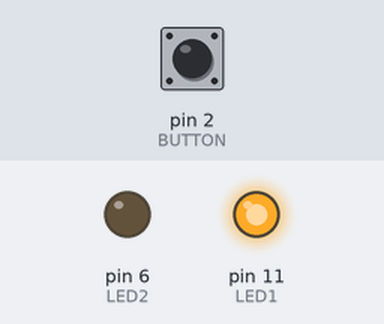
Simulated run of this sketch. Board: Arduino Uno, built with avr-gcc and run on an emulated ATmega328P. Parts: output pins drawn as LEDs (lit = HIGH). Dashed ring = blinking. Inputs (shaded band) come from the test bench; at power-on: pin 2 (BUTTON) HIGH.

Above: at 1.2 s.
1.3 s: pin 2 (BUTTON) pulled LOW for 0.15 s
At 1.62 s:
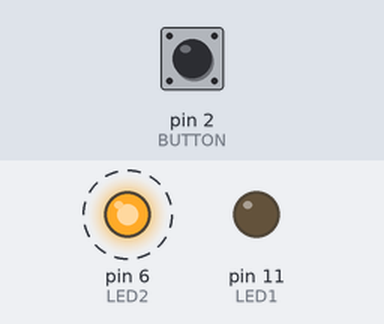
4.3 s: pin 2 (BUTTON) pulled LOW for 1 s
At 5.9 s:
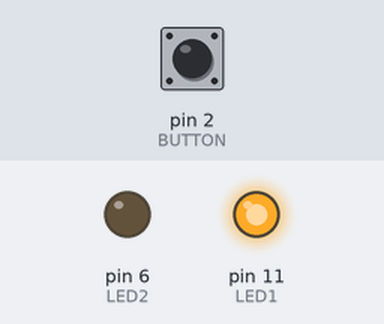
6.8 s: pin 2 (BUTTON) pulled LOW for 3.2 s
At 10.42 s:
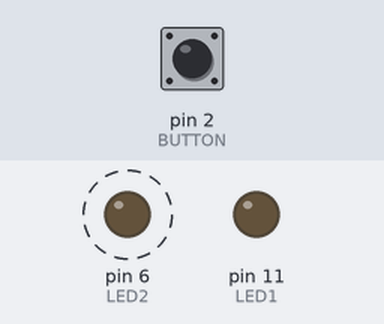
Timing chart, 0 to 18.7 s (numbered marks = the images above; inputs shaded):
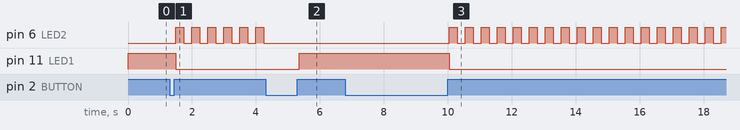

Measured:
- after the input at 1.3 s, pin 6 (LED2): alternates HIGH for 0.25 s and LOW for 0.25 s, starting after 0.20 s; pin 11 (LED1): HIGH → LOW after 0.20 s
- after the input at 4.3 s, pin 6 (LED2): stops changing and stays LOW; pin 11 (LED1): LOW → HIGH after 1.1 s
- after the input at 6.8 s, pin 6 (LED2): alternates HIGH for 0.25 s and LOW for 0.25 s, starting after 3.3 s; pin 11 (LED1): HIGH → LOW after 3.3 s

The sketch:

Question1.ino
```cpp
#define LED1 PB3   // LED1 on Pin 11
#define LED2 PD6   // LED2 on Pin 6
#define BUTTON PD2 // Button on Pin 2

volatile bool batteryLowMode = false; //first the buttery is OK

void setup() {
  DDRB |= (1 << LED1);//led1 output
  DDRD |= (1 << LED2);//led2 output
  DDRD &= ~(1 << BUTTON); //button input
  PORTD |= (1 << BUTTON); // enable pull-up ddr=0, port=1
}

void loop() {
  // ==============================
  //Read button (toggle mode)
  // ==============================
  //when press the button PIND= 0X0100 0(0)00 (PULL UP) & 0000 0(1)00 = 0 SO NOT IT
  if (!(PIND & (1 << BUTTON))) {   // if the button pressed = LOW
    delay(50);                         // simple debounce
  	batteryLowMode = !batteryLowMode; // toggle buttery low

   while (!(PIND & (1 << BUTTON))); // wait until button released
      delay(50);
  }

  // ==============================
  // Battery OK Mode
  // ==============================
  if (!batteryLowMode) {
    // LED1 ON so PB3 HIGH
    PORTB |= (1 << LED1);

    // LED2 OFF so PD6 LOW
    PORTD &= ~(1 << LED2);

  }

  // ==============================
  // Battery LOW Mode (blink LED2)
  // ==============================
  else {
    // LED1 OFF
    PORTB &= ~(1 << LED1);

    // LED2 Blink at 2 Hz → toggle every 250ms
    static unsigned long prev = 0;
    if (millis() - prev >= 250) {
      prev = millis();
      PORTD ^= (1 << LED2);   // Toggle LED2 using XOR
    }
  }
}
```
